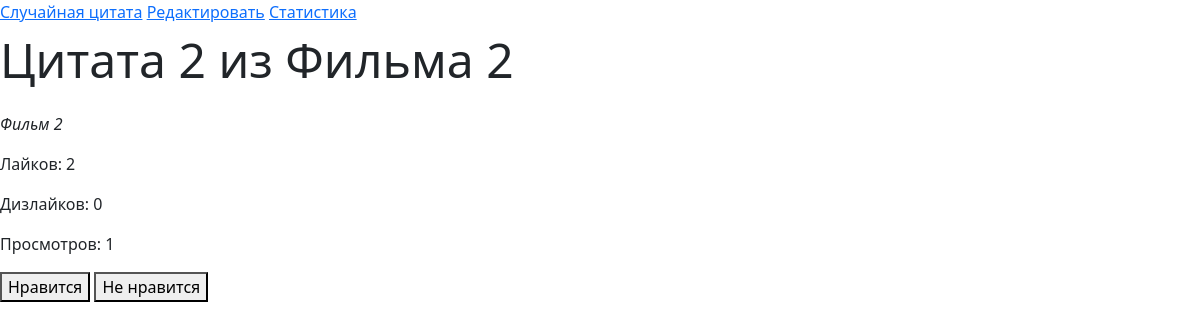
The page / on the database its author committed.
### testapp/models.py (models this page shows)
class Quotes(models.Model):
    name = models.TextField()
    source = models.CharField(max_length=50)
    weight = models.PositiveIntegerField()
    likes = models.PositiveIntegerField(default=0)
    dislikes = models.PositiveIntegerField(default=0)
    views = models.PositiveIntegerField(default=0)

### testapp/views.py (the view)
# urls.py: path("", views.index),
def index(request):
    result = Quotes.objects.all()
    count = len(result)
    if count > 0:
        total = 0
        for line in result:
            total += line.weight
        number = random.randint(1, total)
        for line in result:
            if number - line.weight <= 0:
                line.views += 1
                line.save()
                quote = line
                break
            number -= line.weight
        context = {'quote': quote}
        return render(request, "index.html", context)
    else:
        return render(request, "index_empty.html")

### testapp/templates/index.html (shortened to what this page needs)
<!DOCTYPE html>
{% load static %}
<html>
	<head>
		<link href="https://cdn.jsdelivr.net/npm/bootstrap@5.3.8/dist/css/bootstrap.min.css" rel="stylesheet">
	</head>
	<body>
		<nav>
			<a href="/">Случайная цитата</a>
			<a href="/form">Редактировать</a>
			<a href="/dashboard">Статистика</a>
		</nav>
		<p id="quote_name" style="font-size: 48px">{{ quote.name }}</p>
		<p id="quote_source" style="font-style: italic">{{ quote.source }}</p>
		<div id="quote">
		<p>Лайков: {{  quote.likes }}</p>
		<p>Дизлайков: {{ quote.dislikes }}</p>
		<p>Просмотров: {{ quote.views }}</p>
		</div>
		<button onclick="setRate('like')">Нравится</button>
		<button onclick="setRate('dislike')">Не нравится</button>
	</body>
</html>

### rows shown on the page
Quotes: name "Цитата 2 из Фильма 2", source "Фильм 2", likes "2", dislikes "0", views "1"
